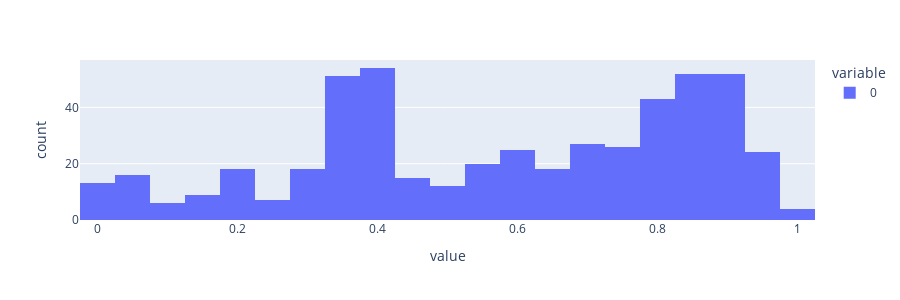
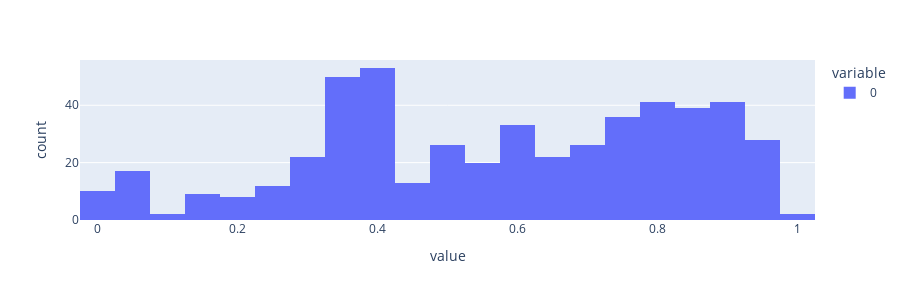
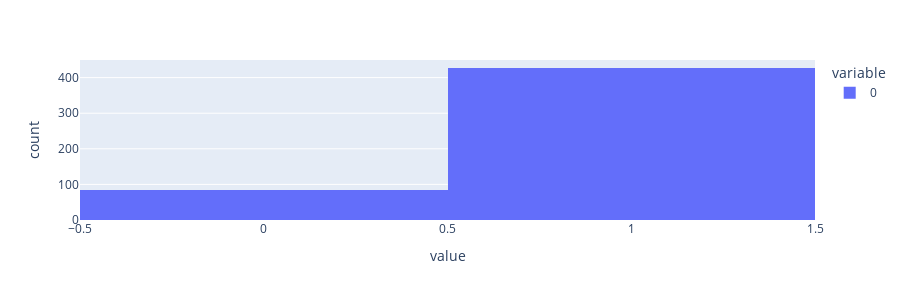
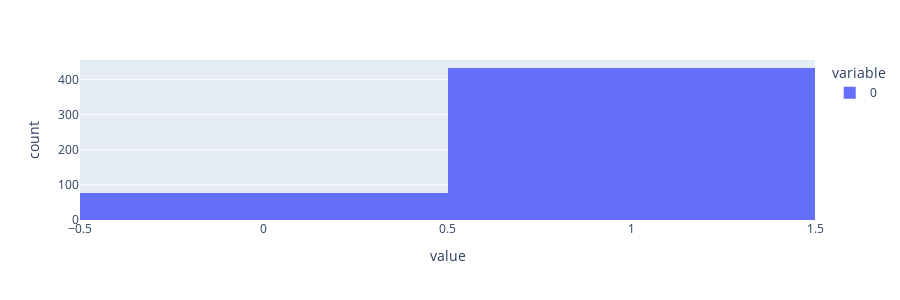

Source (notebook cell) for these figures, in order:
### Markdown cell above
## Global stats

### Code cell
for k in metric_names:
    for eval_name, results in all_results.items():
        display(Markdown(f"#### {k} - {eval_name}"))
        print("count", len(results.metrics[k]))
        print("mean", np.mean(results.metrics[k]))
        print("std", np.std(results.metrics[k]))
        print("max", np.max(results.metrics[k]))
        print("min", np.min(results.metrics[k]))
        px.histogram(results.metrics[k], height=300).show()

### Figure 1 — Plotly figure (JSON) as saved in the notebook; plotly's stock layout.template omitted (floating-point values rounded to 4 significant figures; data arrays with more than 128 entries replaced by an {"elided": "..."} marker saying what was removed)
{"data": [{"bingroup": "x", "hovertemplate": "variable=0<br>value=%{x}<br>count=%{y}<extra></extra>", "legendgroup": "0", "marker": {"color": "#636efa", "pattern": {"shape": ""}}, "name": "0", "orientation": "v", "showlegend": true, "type": "histogram", "x": {"elided": "510 float values"}, "xaxis": "x", "yaxis": "y"}], "layout": {"barmode": "relative", "height": 300, "legend": {"title": {"text": "variable"}, "tracegroupgap": 0}, "margin": {"t": 60}, "xaxis": {"anchor": "y", "domain": [0, 1], "title": {"text": "value"}}, "yaxis": {"anchor": "x", "domain": [0, 1], "title": {"text": "count"}}}}

### Figure 2 — Plotly figure (JSON) as saved in the notebook; plotly's stock layout.template omitted (floating-point values rounded to 4 significant figures; data arrays with more than 128 entries replaced by an {"elided": "..."} marker saying what was removed)
{"data": [{"bingroup": "x", "hovertemplate": "variable=0<br>value=%{x}<br>count=%{y}<extra></extra>", "legendgroup": "0", "marker": {"color": "#636efa", "pattern": {"shape": ""}}, "name": "0", "orientation": "v", "showlegend": true, "type": "histogram", "x": {"elided": "510 float values"}, "xaxis": "x", "yaxis": "y"}], "layout": {"barmode": "relative", "height": 300, "legend": {"title": {"text": "variable"}, "tracegroupgap": 0}, "margin": {"t": 60}, "xaxis": {"anchor": "y", "domain": [0, 1], "title": {"text": "value"}}, "yaxis": {"anchor": "x", "domain": [0, 1], "title": {"text": "count"}}}}

### Figure 3 — Plotly figure (JSON) as saved in the notebook; plotly's stock layout.template omitted (floating-point values rounded to 4 significant figures; data arrays with more than 128 entries replaced by an {"elided": "..."} marker saying what was removed)
{"data": [{"bingroup": "x", "hovertemplate": "variable=0<br>value=%{x}<br>count=%{y}<extra></extra>", "legendgroup": "0", "marker": {"color": "#636efa", "pattern": {"shape": ""}}, "name": "0", "orientation": "v", "showlegend": true, "type": "histogram", "x": {"elided": "510 float values"}, "xaxis": "x", "yaxis": "y"}], "layout": {"barmode": "relative", "height": 300, "legend": {"title": {"text": "variable"}, "tracegroupgap": 0}, "margin": {"t": 60}, "xaxis": {"anchor": "y", "domain": [0, 1], "title": {"text": "value"}}, "yaxis": {"anchor": "x", "domain": [0, 1], "title": {"text": "count"}}}}

### Figure 4 — Plotly figure (JSON) as saved in the notebook; plotly's stock layout.template omitted (floating-point values rounded to 4 significant figures; data arrays with more than 128 entries replaced by an {"elided": "..."} marker saying what was removed)
{"data": [{"bingroup": "x", "hovertemplate": "variable=0<br>value=%{x}<br>count=%{y}<extra></extra>", "legendgroup": "0", "marker": {"color": "#636efa", "pattern": {"shape": ""}}, "name": "0", "orientation": "v", "showlegend": true, "type": "histogram", "x": {"elided": "510 float values"}, "xaxis": "x", "yaxis": "y"}], "layout": {"barmode": "relative", "height": 300, "legend": {"title": {"text": "variable"}, "tracegroupgap": 0}, "margin": {"t": 60}, "xaxis": {"anchor": "y", "domain": [0, 1], "title": {"text": "value"}}, "yaxis": {"anchor": "x", "domain": [0, 1], "title": {"text": "count"}}}}
